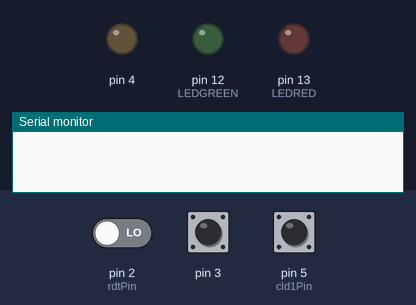
This sketch was run on a simulated Arduino Uno, built with avr-gcc and run on an emulated ATmega328P. On the bench: output pins drawn as LEDs (lit = HIGH), the last lines printed to the serial monitor. Dashed ring = blinking. The inputs (shaded band) are chosen by the test bench; at power-on: pin 5 (cld1Pin) HIGH, pin 2 (rdtPin) LOW, pin 3 HIGH. WiFi joins after 1.5 s; servers stay silent unless stated; uploads are accepted with an empty reply.

Above: at 0.1 s.
At 4.9 s:
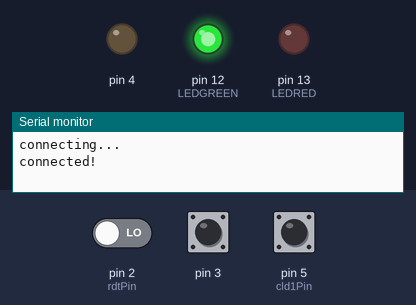
5.0 s: pin 5 (cld1Pin) pulsed LOW 5 times (0.12 s each, 0.3 s apart)
At 5.8 s:
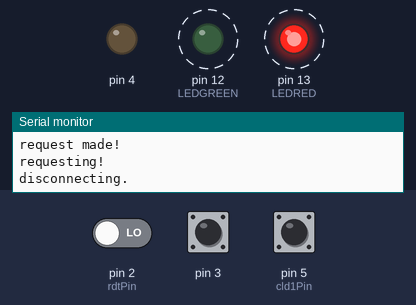
Timing chart, 0 to 8.9 s (numbered marks = the images above; inputs shaded):
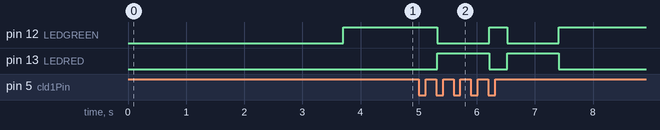

Measured:
- after the input at 5.0 s, pin 12 (LEDGREEN): alternates HIGH for 0.31 s and LOW for 0.89 s, 4 changes in all, then stays HIGH, starting after 0.32 s; pin 13 (LEDRED): alternates HIGH for 0.89 s and LOW for 0.31 s, 4 changes in all, then stays LOW, starting after 0.32 s

The sketch:

CardSwipe_toFloorSquare_flawless.ino
```cpp
#include <Wire.h>
#include <SPI.h>
#include <Ethernet.h>
//#include "RTClib.h"
#include <SD.h>

const int LEDRED = 13;
const int LEDGREEN = 12;

int cld1Pin = 5;            // Card status pin
int rdtPin = 2;             // Data pin
int reading = 0;            // Reading status
volatile int buffer[400];   // Buffer for data
volatile int i = 0;         // Buffer counter
volatile int bit = 0;       // global bit
int cardData[40];          // holds card info
int charCount = 0;          // counter for info
int DEBUG = 0;

// Enter a MAC address for your controller below.
// Newer Ethernet shields have a MAC address printed on a sticker on the shield
byte mac[] = {
  0x00, 0xAA, 0xBB, 0xCC, 0xDE, 0x03 };
//IPAddress server(69,89,31,63); // my IP server
IPAddress server(75,101,163,44);//75.101.163.44
const int requestInterval = 5000;
long lastAttemptTime = 0;            // last time you connected to the server, in milliseconds
boolean requested;
const int resetLED = 13;

// Initialize the Ethernet client library
// with the IP address and port of the server
// that you want to connect to (port 80 is default for HTTP):


const int chipSelect = 4;//changed from 8
const int LOCATION_FILE_NUMBER_LSB = 0x00;
const int LOCATION_FILE_NUMBER_MSB = 0x01;

EthernetClient client;


void setup() {
  // start the serial library:
  Serial.begin(9600);

  pinMode(LEDRED, OUTPUT);
  pinMode(LEDGREEN, OUTPUT);


  attachInterrupt(0, changeBit, CHANGE);
  attachInterrupt(1, writeBit, FALLING);
  pinMode(4, OUTPUT);

  Wire.begin();


  // start the Ethernet connection:
  Ethernet.begin(mac);
  if (Ethernet.begin(mac) == 0) {
    Serial.println("Failed to configure Ethernet using DHCP");

  }
  // connectToServer();
  // give the Ethernet shield a second to initialize:
  delay(500);
  // blink(resetLED, 3);
  Serial.println("connecting...");
  connectToServer();
}

void loop()
{
  swipeCard();


  // if there are incoming bytes available
  // from the server, read them and print them:


//  if (client.available()) {
//    char c = client.read();
//    Serial.print(c);
//  }

  // if the server's disconnected, stop the client:
  if (!client.connected()) {
    Serial.println();
    Serial.println("disconnecting.");

    client.stop();
    delay(500);

    connectToServer();

  }

}

void connectToServer(){
  Serial.println("connected!");
  // Serial.println("connecting to server...");
  if (client.connect(server, 80)) {
    requested = false;
    digitalWrite(LEDRED, LOW);
    digitalWrite(LEDGREEN, HIGH);
  }

  lastAttemptTime = millis();
}

boolean makeRequest() {
  // Serial.println("requesting");
  //getData();
  // Make a HTTP request:
digitalWrite(LEDRED, HIGH);
digitalWrite(LEDGREEN, LOW);
Serial.println("making request");

  client.print("POST /floorsquare/swipes/new");
delay(100);
  String dataString = "app_key=82ac7bdb2e8ef44b5a2124f43ee05479";
  dataString+="&user_nnumber=";
  // client.print("ok");


  for (int k = 2; k < charCount-7; k = k + 1) {
    //    client.print(cardData[k]);
    //    Serial.print(cardData[k]);
dataString+=cardData[k];
  }
  Serial.print("gothere");
  Serial.println(dataString);
  // client.print(F("HELLOCard"));

  client.println(" HTTP/1.1 ");
  client.println("HOST: www.itpirl.com");
  client.print("Content-Length: ");
  client.println(dataString.length(), DEC);
  client.print("Content-Type: application/x-www-form-urlencoded\n");
  client.println("Connection: close\n");
  //client.println();
  client.println(dataString);
  client.println();

  client.stop();
  Serial.println("request made!");
  return true;


connectToServer();
Serial.println("reconnected");

}


void swipeCard(){

  // Active when card present
  while(digitalRead(cld1Pin) == LOW){
    reading = 1;
  }

  // Active when read is complete
  // Reset the buffer
  if(reading == 1) {

    if (DEBUG == 1) {
      printBuffer();
    }

    decode();
    reading = 0;
    i = 0;

    int l;
    for (l = 0; l < 40; l = l + 1) {
      cardData[l] = '\n';
    }

    charCount = 0;
  }
}


// Flips the global bit
void changeBit(){
  if (bit == 0) {
    bit = 1;
  }
  else {
    bit = 0;
  }
}

// Writes the bit to the buffer
void writeBit(){
  buffer[i] = bit;
  i++;
}

// prints the buffer
void printBuffer(){
  int j;
  for (j = 0; j < 200; j = j + 1) {
    Serial.println(buffer[j]);
  }
}

int getStartSentinal(){
  int j;
  int queue[5];
  int sentinal = 0;

  for (j = 0; j < 400; j = j + 1) {
    queue[4] = queue[3];
    queue[3] = queue[2];
    queue[2] = queue[1];
    queue[1] = queue[0];
    queue[0] = buffer[j];

    if (DEBUG == 1) {
      Serial.print(queue[0]);
      Serial.print(queue[1]);
      Serial.print(queue[2]);
      Serial.print(queue[3]);
      Serial.println(queue[4]);
    }

    if (queue[0] == 0 & queue[1] == 1 & queue[2] == 0 & queue[3] == 1 & queue[4] == 1) {
      sentinal = j - 4;
      break;
    }
  }

  if (DEBUG == 1) {
    Serial.print("sentinal:");
    Serial.println(sentinal);
    Serial.println("");
  }

  return sentinal;
}

void decode() {
  int sentinal = getStartSentinal();
  int j;
  int i = 0;
  int k = 0;
  int thisByte[5];

  for (j = sentinal; j < 400 - sentinal; j = j + 1) {
    thisByte[i] = buffer[j];
    i++;
    if (i % 5 == 0) {
      i = 0;
      if (thisByte[0] == 0 & thisByte[1] == 0 & thisByte[2] == 0 & thisByte[3] == 0 & thisByte[4] == 0) {
        break;
      }
      printMyByte(thisByte);
    }
  }

  //Serial.print("N");
  for (k = 2; k < charCount-7; k = k + 1) {
    Serial.print(cardData[k]);


  }
  Serial.println("");

  if(client.connected()){

    delay(200);
    if(!requested){

      requested = makeRequest();
         Serial.println("requesting!");
    }
  }

  // connectToServer();
}


void printMyByte(int thisByte[]) {
  int i;
  for (i = 0; i < 5; i = i + 1) {
    if (DEBUG == 1) {
      Serial.print(thisByte[i]);
    }
  }
  if (DEBUG == 1) {
    Serial.print("\t");
    Serial.print(decodeByte(thisByte));
    Serial.println("");
  }


  cardData[charCount] = decodeByte(thisByte);
  charCount ++;
}

int decodeByte(int thisByte[]) {
  if (thisByte[0] == 0 & thisByte[1] == 0 & thisByte[2] == 0 & thisByte[3] == 0 & thisByte[4] == 1){
    return 0;
  }
  if (thisByte[0] == 1 & thisByte[1] == 0 & thisByte[2] == 0 & thisByte[3] == 0 & thisByte[4] == 0){
    return 1;
  }

  if (thisByte[0] == 0 & thisByte[1] == 1 & thisByte[2] == 0 & thisByte[3] == 0 & thisByte[4] == 0){
    return 2;
  }

  if (thisByte[0] == 1 & thisByte[1] == 1 & thisByte[2] == 0 & thisByte[3] == 0 & thisByte[4] == 1){
    return 3;
  }

  if (thisByte[0] == 0 & thisByte[1] == 0 & thisByte[2] == 1 & thisByte[3] == 0 & thisByte[4] == 0){
    return 4;
  }

  if (thisByte[0] == 1 & thisByte[1] == 0 & thisByte[2] == 1 & thisByte[3] == 0 & thisByte[4] == 1){
    return 5;
  }

  if (thisByte[0] == 0 & thisByte[1] == 1 & thisByte[2] == 1 & thisByte[3] == 0 & thisByte[4] == 1){
    return 6;
  }

  if (thisByte[0] == 1 & thisByte[1] == 1 & thisByte[2] == 1 & thisByte[3] == 0 & thisByte[4] == 0){
    return 7;
  }

  if (thisByte[0] == 0 & thisByte[1] == 0 & thisByte[2] == 0 & thisByte[3] == 1 & thisByte[4] == 0){
    return 8;
  }

  if (thisByte[0] == 1 & thisByte[1] == 0 & thisByte[2] == 0 & thisByte[3] == 1 & thisByte[4] == 1){
    return 9;
  }

  if (thisByte[0] == 0 & thisByte[1] == 1 & thisByte[2] == 0 & thisByte[3] == 1 & thisByte[4] == 1){
    return -1;
  }

  if (thisByte[0] == 1 & thisByte[1] == 1 & thisByte[2] == 0 & thisByte[3] == 1 & thisByte[4] == 0){
    return -1;
  }

  if (thisByte[0] == 0 & thisByte[1] == 0 & thisByte[2] == 1 & thisByte[3] == 1 & thisByte[4] == 1){
    return -1;
  }

  if (thisByte[0] == 1 & thisByte[1] == 0 & thisByte[2] == 1 & thisByte[3] == 1 & thisByte[4] == 0){
    return -2;
  }

  if (thisByte[0] == 0 & thisByte[1] == 1 & thisByte[2] == 1 & thisByte[3] == 1 & thisByte[4] == 0){
    return -1;
  }

  if (thisByte[0] == 1 & thisByte[1] == 1 & thisByte[2] == 1 & thisByte[3] == 1 & thisByte[4] == 1){
    return -1;


  }
}
//add refresh to site
//parse it
//reading magnetic swipes
//document it
//WATCHDOG
```
